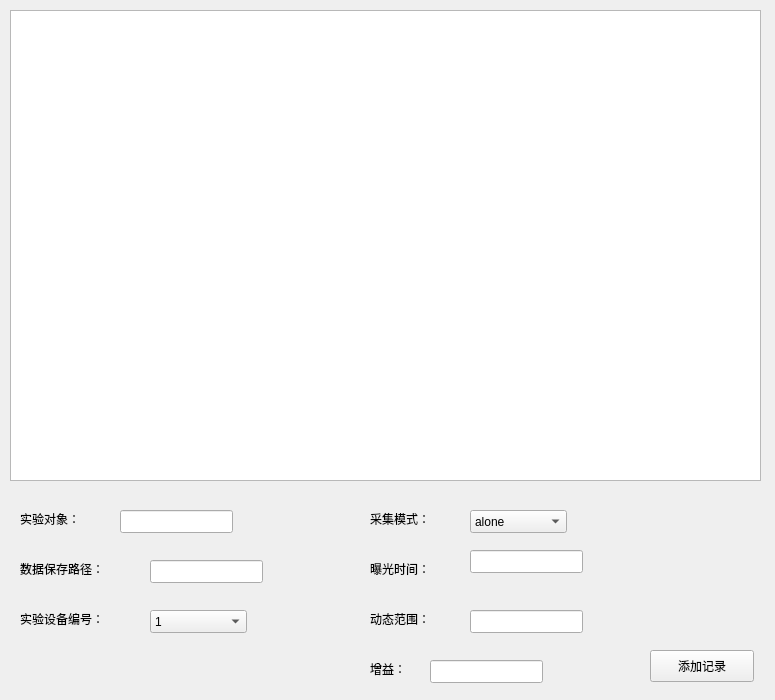
<?xml version="1.0" encoding="UTF-8"?>
<ui version="4.0">
 <class>NewExperimentWidget</class>
 <widget class="QWidget" name="NewExperimentWidget">
  <property name="geometry">
   <rect>
    <x>0</x>
    <y>0</y>
    <width>775</width>
    <height>700</height>
   </rect>
  </property>
  <property name="windowTitle">
   <string>NewExperimentWidget</string>
  </property>
  <widget class="QTableView" name="tableView">
   <property name="geometry">
    <rect>
     <x>10</x>
     <y>10</y>
     <width>751</width>
     <height>471</height>
    </rect>
   </property>
  </widget>
  <widget class="QLabel" name="label">
   <property name="geometry">
    <rect>
     <x>20</x>
     <y>510</y>
     <width>81</width>
     <height>17</height>
    </rect>
   </property>
   <property name="text">
    <string>实验对象：</string>
   </property>
  </widget>
  <widget class="QLineEdit" name="lineEdit">
   <property name="geometry">
    <rect>
     <x>120</x>
     <y>510</y>
     <width>113</width>
     <height>23</height>
    </rect>
   </property>
  </widget>
  <widget class="QLabel" name="label_2">
   <property name="geometry">
    <rect>
     <x>20</x>
     <y>610</y>
     <width>111</width>
     <height>17</height>
    </rect>
   </property>
   <property name="text">
    <string>实验设备编号：</string>
   </property>
  </widget>
  <widget class="QPushButton" name="pushButton">
   <property name="geometry">
    <rect>
     <x>650</x>
     <y>650</y>
     <width>104</width>
     <height>32</height>
    </rect>
   </property>
   <property name="text">
    <string>添加记录</string>
   </property>
  </widget>
  <widget class="QComboBox" name="comboBox">
   <property name="geometry">
    <rect>
     <x>150</x>
     <y>610</y>
     <width>97</width>
     <height>23</height>
    </rect>
   </property>
   <item>
    <property name="text">
     <string>1</string>
    </property>
   </item>
  </widget>
  <widget class="QLabel" name="label_3">
   <property name="geometry">
    <rect>
     <x>20</x>
     <y>560</y>
     <width>121</width>
     <height>17</height>
    </rect>
   </property>
   <property name="text">
    <string>数据保存路径：</string>
   </property>
  </widget>
  <widget class="QLineEdit" name="lineEdit_2">
   <property name="geometry">
    <rect>
     <x>150</x>
     <y>560</y>
     <width>113</width>
     <height>23</height>
    </rect>
   </property>
  </widget>
  <widget class="QLabel" name="label_4">
   <property name="geometry">
    <rect>
     <x>370</x>
     <y>510</y>
     <width>91</width>
     <height>17</height>
    </rect>
   </property>
   <property name="text">
    <string>采集模式：</string>
   </property>
  </widget>
  <widget class="QComboBox" name="comboBox_2">
   <property name="geometry">
    <rect>
     <x>470</x>
     <y>510</y>
     <width>97</width>
     <height>23</height>
    </rect>
   </property>
   <item>
    <property name="text">
     <string>alone</string>
    </property>
   </item>
  </widget>
  <widget class="QLabel" name="label_5">
   <property name="geometry">
    <rect>
     <x>370</x>
     <y>560</y>
     <width>81</width>
     <height>17</height>
    </rect>
   </property>
   <property name="text">
    <string>曝光时间：</string>
   </property>
  </widget>
  <widget class="QLineEdit" name="lineEdit_3">
   <property name="geometry">
    <rect>
     <x>470</x>
     <y>550</y>
     <width>113</width>
     <height>23</height>
    </rect>
   </property>
  </widget>
  <widget class="QLabel" name="label_6">
   <property name="geometry">
    <rect>
     <x>370</x>
     <y>610</y>
     <width>81</width>
     <height>17</height>
    </rect>
   </property>
   <property name="text">
    <string>动态范围：</string>
   </property>
  </widget>
  <widget class="QLineEdit" name="lineEdit_4">
   <property name="geometry">
    <rect>
     <x>470</x>
     <y>610</y>
     <width>113</width>
     <height>23</height>
    </rect>
   </property>
  </widget>
  <widget class="QLabel" name="label_7">
   <property name="geometry">
    <rect>
     <x>370</x>
     <y>660</y>
     <width>81</width>
     <height>17</height>
    </rect>
   </property>
   <property name="text">
    <string>增益：</string>
   </property>
  </widget>
  <widget class="QLineEdit" name="lineEdit_5">
   <property name="geometry">
    <rect>
     <x>430</x>
     <y>660</y>
     <width>113</width>
     <height>23</height>
    </rect>
   </property>
  </widget>
 </widget>
 <layoutdefault spacing="6" margin="11"/>
 <resources/>
 <connections/>
</ui>
